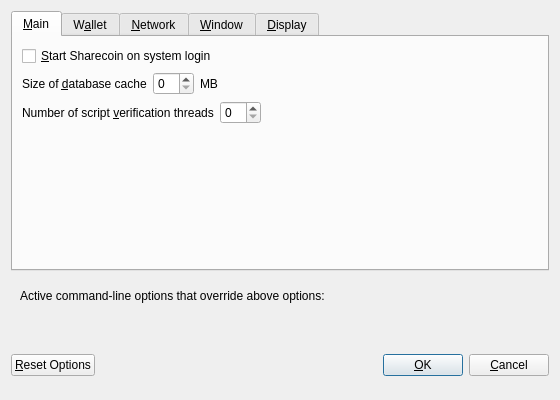
<?xml version="1.0" encoding="UTF-8"?>
<ui version="4.0">
 <class>OptionsDialog</class>
 <widget class="QDialog" name="OptionsDialog">
  <property name="geometry">
   <rect>
    <x>0</x>
    <y>0</y>
    <width>560</width>
    <height>400</height>
   </rect>
  </property>
  <property name="windowTitle">
   <string>Options</string>
  </property>
  <property name="modal">
   <bool>true</bool>
  </property>
  <layout class="QVBoxLayout" name="verticalLayout">
   <item>
    <widget class="QTabWidget" name="tabWidget">
     <property name="currentIndex">
      <number>0</number>
     </property>
     <widget class="QWidget" name="tabMain">
      <attribute name="title">
       <string>&amp;Main</string>
      </attribute>
      <layout class="QVBoxLayout" name="verticalLayout_Main">
       <item>
        <widget class="QCheckBox" name="bitcoinAtStartup">
         <property name="toolTip">
          <string>Automatically start Sharecoin after logging in to the system.</string>
         </property>
         <property name="text">
          <string>&amp;Start Sharecoin on system login</string>
         </property>
        </widget>
       </item>
       <item>
        <layout class="QHBoxLayout" name="horizontalLayout_2_Main">
         <item>
          <widget class="QLabel" name="databaseCacheLabel">
           <property name="text">
            <string>Size of &amp;database cache</string>
           </property>
           <property name="textFormat">
            <enum>Qt::PlainText</enum>
           </property>
           <property name="buddy">
            <cstring>databaseCache</cstring>
           </property>
          </widget>
         </item>
         <item>
          <widget class="QSpinBox" name="databaseCache"/>
         </item>
         <item>
          <widget class="QLabel" name="databaseCacheUnitLabel">
           <property name="text">
            <string>MB</string>
           </property>
           <property name="textFormat">
            <enum>Qt::PlainText</enum>
           </property>
          </widget>
         </item>
         <item>
          <spacer name="horizontalSpacer_2_Main">
           <property name="orientation">
            <enum>Qt::Horizontal</enum>
           </property>
           <property name="sizeHint" stdset="0">
            <size>
             <width>40</width>
             <height>20</height>
            </size>
           </property>
          </spacer>
         </item>
        </layout>
       </item>
       <item>
        <layout class="QHBoxLayout" name="horizontalLayout_3_Main">
         <item>
          <widget class="QLabel" name="threadsScriptVerifLabel">
           <property name="text">
            <string>Number of script &amp;verification threads</string>
           </property>
           <property name="textFormat">
            <enum>Qt::PlainText</enum>
           </property>
           <property name="buddy">
            <cstring>threadsScriptVerif</cstring>
           </property>
          </widget>
         </item>
         <item>
          <widget class="QSpinBox" name="threadsScriptVerif">
           <property name="toolTip">
            <string>(0 = auto, &lt;0 = leave that many cores free)</string>
           </property>
          </widget>
         </item>
         <item>
          <spacer name="horizontalSpacer_3_Main">
           <property name="orientation">
            <enum>Qt::Horizontal</enum>
           </property>
           <property name="sizeHint" stdset="0">
            <size>
             <width>40</width>
             <height>20</height>
            </size>
           </property>
          </spacer>
         </item>
        </layout>
       </item>
       <item>
        <spacer name="verticalSpacer_Main">
         <property name="orientation">
          <enum>Qt::Vertical</enum>
         </property>
         <property name="sizeHint" stdset="0">
          <size>
           <width>20</width>
           <height>40</height>
          </size>
         </property>
        </spacer>
       </item>
      </layout>
     </widget>
     <widget class="QWidget" name="tabWallet">
      <attribute name="title">
       <string>W&amp;allet</string>
      </attribute>
      <layout class="QVBoxLayout" name="verticalLayout_Wallet">
       <item>
        <widget class="QGroupBox" name="groupBox">
         <property name="title">
          <string>Expert</string>
         </property>
         <layout class="QVBoxLayout" name="verticalLayout_2">
          <item>
           <widget class="QCheckBox" name="coinControlFeatures">
            <property name="toolTip">
             <string>Whether to show coin control features or not.</string>
            </property>
            <property name="text">
             <string>Enable coin &amp;control features</string>
            </property>
           </widget>
          </item>
          <item>
           <widget class="QCheckBox" name="spendZeroConfChange">
            <property name="toolTip">
             <string>If you disable the spending of unconfirmed change, the change from a transaction cannot be used until that transaction has at least one confirmation. This also affects how your balance is computed.</string>
            </property>
            <property name="text">
             <string>&amp;Spend unconfirmed change</string>
            </property>
           </widget>
          </item>
         </layout>
        </widget>
       </item>
       <item>
        <spacer name="verticalSpacer_Wallet">
         <property name="orientation">
          <enum>Qt::Vertical</enum>
         </property>
         <property name="sizeHint" stdset="0">
          <size>
           <width>20</width>
           <height>40</height>
          </size>
         </property>
        </spacer>
       </item>
      </layout>
     </widget>
     <widget class="QWidget" name="tabNetwork">
      <attribute name="title">
       <string>&amp;Network</string>
      </attribute>
      <layout class="QVBoxLayout" name="verticalLayout_Network">
       <item>
        <widget class="QCheckBox" name="mapPortUpnp">
         <property name="toolTip">
          <string>Automatically open the Sharecoin client port on the router. This only works when your router supports UPnP and it is enabled.</string>
         </property>
         <property name="text">
          <string>Map port using &amp;UPnP</string>
         </property>
        </widget>
       </item>
       <item>
        <widget class="QCheckBox" name="allowIncoming">
         <property name="toolTip">
          <string>Accept connections from outside</string>
         </property>
         <property name="text">
          <string>Allow incoming connections</string>
         </property>
        </widget>
       </item>
       <item>
        <widget class="QCheckBox" name="connectSocks">
         <property name="toolTip">
          <string>Connect to the Sharecoin network through a SOCKS5 proxy.</string>
         </property>
         <property name="text">
          <string>&amp;Connect through SOCKS5 proxy (default proxy):</string>
         </property>
        </widget>
       </item>
       <item>
        <layout class="QHBoxLayout" name="horizontalLayout_1_Network">
         <item>
          <widget class="QLabel" name="proxyIpLabel">
           <property name="text">
            <string>Proxy &amp;IP:</string>
           </property>
           <property name="textFormat">
            <enum>Qt::PlainText</enum>
           </property>
           <property name="buddy">
            <cstring>proxyIp</cstring>
           </property>
          </widget>
         </item>
         <item>
          <widget class="QValidatedLineEdit" name="proxyIp">
           <property name="minimumSize">
            <size>
             <width>140</width>
             <height>0</height>
            </size>
           </property>
           <property name="maximumSize">
            <size>
             <width>140</width>
             <height>16777215</height>
            </size>
           </property>
           <property name="toolTip">
            <string>IP address of the proxy (e.g. IPv4: 127.0.0.1 / IPv6: ::1)</string>
           </property>
          </widget>
         </item>
         <item>
          <widget class="QLabel" name="proxyPortLabel">
           <property name="text">
            <string>&amp;Port:</string>
           </property>
           <property name="textFormat">
            <enum>Qt::PlainText</enum>
           </property>
           <property name="buddy">
            <cstring>proxyPort</cstring>
           </property>
          </widget>
         </item>
         <item>
          <widget class="QLineEdit" name="proxyPort">
           <property name="minimumSize">
            <size>
             <width>55</width>
             <height>0</height>
            </size>
           </property>
           <property name="maximumSize">
            <size>
             <width>55</width>
             <height>16777215</height>
            </size>
           </property>
           <property name="toolTip">
            <string>Port of the proxy (e.g. 9050)</string>
           </property>
          </widget>
         </item>
         <item>
          <spacer name="horizontalSpacer_1_Network">
           <property name="orientation">
            <enum>Qt::Horizontal</enum>
           </property>
           <property name="sizeHint" stdset="0">
            <size>
             <width>40</width>
             <height>20</height>
            </size>
           </property>
          </spacer>
         </item>
        </layout>
       </item>
       <item>
        <spacer name="verticalSpacer_Network">
         <property name="orientation">
          <enum>Qt::Vertical</enum>
         </property>
         <property name="sizeHint" stdset="0">
          <size>
           <width>20</width>
           <height>40</height>
          </size>
         </property>
        </spacer>
       </item>
      </layout>
     </widget>
     <widget class="QWidget" name="tabWindow">
      <attribute name="title">
       <string>&amp;Window</string>
      </attribute>
      <layout class="QVBoxLayout" name="verticalLayout_Window">
       <item>
        <widget class="QCheckBox" name="minimizeToTray">
         <property name="toolTip">
          <string>Show only a tray icon after minimizing the window.</string>
         </property>
         <property name="text">
          <string>&amp;Minimize to the tray instead of the taskbar</string>
         </property>
        </widget>
       </item>
       <item>
        <widget class="QCheckBox" name="minimizeOnClose">
         <property name="toolTip">
          <string>Minimize instead of exit the application when the window is closed. When this option is enabled, the application will be closed only after selecting Quit in the menu.</string>
         </property>
         <property name="text">
          <string>M&amp;inimize on close</string>
         </property>
        </widget>
       </item>
       <item>
        <spacer name="verticalSpacer_Window">
         <property name="orientation">
          <enum>Qt::Vertical</enum>
         </property>
         <property name="sizeHint" stdset="0">
          <size>
           <width>20</width>
           <height>40</height>
          </size>
         </property>
        </spacer>
       </item>
      </layout>
     </widget>
     <widget class="QWidget" name="tabDisplay">
      <attribute name="title">
       <string>&amp;Display</string>
      </attribute>
      <layout class="QVBoxLayout" name="verticalLayout_Display">
       <item>
        <layout class="QHBoxLayout" name="horizontalLayout_1_Display">
         <item>
          <widget class="QLabel" name="langLabel">
           <property name="text">
            <string>User Interface &amp;language:</string>
           </property>
           <property name="textFormat">
            <enum>Qt::PlainText</enum>
           </property>
           <property name="buddy">
            <cstring>lang</cstring>
           </property>
          </widget>
         </item>
         <item>
          <widget class="QValueComboBox" name="lang">
           <property name="toolTip">
            <string>The user interface language can be set here. This setting will take effect after restarting Sharecoin.</string>
           </property>
          </widget>
         </item>
        </layout>
       </item>
       <item>
        <layout class="QHBoxLayout" name="horizontalLayout_2_Display">
         <item>
          <widget class="QLabel" name="unitLabel">
           <property name="text">
            <string>&amp;Unit to show amounts in:</string>
           </property>
           <property name="textFormat">
            <enum>Qt::PlainText</enum>
           </property>
           <property name="buddy">
            <cstring>unit</cstring>
           </property>
          </widget>
         </item>
         <item>
          <widget class="QValueComboBox" name="unit">
           <property name="toolTip">
            <string>Choose the default subdivision unit to show in the interface and when sending coins.</string>
           </property>
          </widget>
         </item>
        </layout>
       </item>
       <item>
        <layout class="QHBoxLayout" name="horizontalLayout_3_Display">
         <item>
          <widget class="QLabel" name="thirdPartyTxUrlsLabel">
           <property name="toolTip">
            <string>Third party URLs (e.g. a block explorer) that appear in the transactions tab as context menu items. %s in the URL is replaced by transaction hash. Multiple URLs are separated by vertical bar |.</string>
           </property>
           <property name="text">
            <string>Third party transaction URLs</string>
           </property>
           <property name="buddy">
            <cstring>thirdPartyTxUrls</cstring>
           </property>
          </widget>
         </item>
         <item>
          <widget class="QLineEdit" name="thirdPartyTxUrls">
           <property name="toolTip">
            <string>Third party URLs (e.g. a block explorer) that appear in the transactions tab as context menu items. %s in the URL is replaced by transaction hash. Multiple URLs are separated by vertical bar |.</string>
           </property>
          </widget>
         </item>
        </layout>
       </item>
       <item>
        <spacer name="verticalSpacer_Display">
         <property name="orientation">
          <enum>Qt::Vertical</enum>
         </property>
         <property name="sizeHint" stdset="0">
          <size>
           <width>20</width>
           <height>40</height>
          </size>
         </property>
        </spacer>
       </item>
      </layout>
     </widget>
    </widget>
   </item>
   <item>
    <widget class="QFrame" name="frame">
     <layout class="QVBoxLayout" name="verticalLayout_Bottom">
      <item>
       <layout class="QHBoxLayout" name="horizontalLayout_Bottom">
        <item>
         <widget class="QLabel" name="overriddenByCommandLineInfoLabel">
          <property name="text">
           <string>Active command-line options that override above options:</string>
          </property>
          <property name="textFormat">
           <enum>Qt::PlainText</enum>
          </property>
         </widget>
        </item>
        <item>
         <spacer name="horizontalSpacer_Bottom">
          <property name="orientation">
           <enum>Qt::Horizontal</enum>
          </property>
          <property name="sizeHint" stdset="0">
           <size>
            <width>40</width>
            <height>20</height>
           </size>
          </property>
         </spacer>
        </item>
       </layout>
      </item>
      <item>
       <widget class="QLabel" name="overriddenByCommandLineLabel">
        <property name="text">
         <string/>
        </property>
        <property name="textFormat">
         <enum>Qt::PlainText</enum>
        </property>
        <property name="wordWrap">
         <bool>true</bool>
        </property>
       </widget>
      </item>
     </layout>
    </widget>
   </item>
   <item>
    <layout class="QHBoxLayout" name="horizontalLayout_Buttons">
     <item>
      <widget class="QPushButton" name="resetButton">
       <property name="toolTip">
        <string>Reset all client options to default.</string>
       </property>
       <property name="text">
        <string>&amp;Reset Options</string>
       </property>
       <property name="autoDefault">
        <bool>false</bool>
       </property>
      </widget>
     </item>
     <item>
      <spacer name="horizontalSpacer_1">
       <property name="orientation">
        <enum>Qt::Horizontal</enum>
       </property>
       <property name="sizeHint" stdset="0">
        <size>
         <width>40</width>
         <height>48</height>
        </size>
       </property>
      </spacer>
     </item>
     <item>
      <widget class="QLabel" name="statusLabel">
       <property name="minimumSize">
        <size>
         <width>200</width>
         <height>0</height>
        </size>
       </property>
       <property name="font">
        <font>
         <weight>75</weight>
         <bold>true</bold>
        </font>
       </property>
       <property name="text">
        <string/>
       </property>
       <property name="textFormat">
        <enum>Qt::PlainText</enum>
       </property>
       <property name="wordWrap">
        <bool>true</bool>
       </property>
      </widget>
     </item>
     <item>
      <spacer name="horizontalSpacer_2">
       <property name="orientation">
        <enum>Qt::Horizontal</enum>
       </property>
       <property name="sizeHint" stdset="0">
        <size>
         <width>40</width>
         <height>48</height>
        </size>
       </property>
      </spacer>
     </item>
     <item>
      <widget class="QPushButton" name="okButton">
       <property name="text">
        <string>&amp;OK</string>
       </property>
       <property name="autoDefault">
        <bool>false</bool>
       </property>
       <property name="default">
        <bool>true</bool>
       </property>
      </widget>
     </item>
     <item>
      <widget class="QPushButton" name="cancelButton">
       <property name="text">
        <string>&amp;Cancel</string>
       </property>
       <property name="autoDefault">
        <bool>false</bool>
       </property>
      </widget>
     </item>
    </layout>
   </item>
  </layout>
 </widget>
 <customwidgets>
  <customwidget>
   <class>QValidatedLineEdit</class>
   <extends>QLineEdit</extends>
   <header>qvalidatedlineedit.h</header>
  </customwidget>
  <customwidget>
   <class>QValueComboBox</class>
   <extends>QComboBox</extends>
   <header>qvaluecombobox.h</header>
  </customwidget>
 </customwidgets>
 <resources/>
 <connections/>
</ui>
